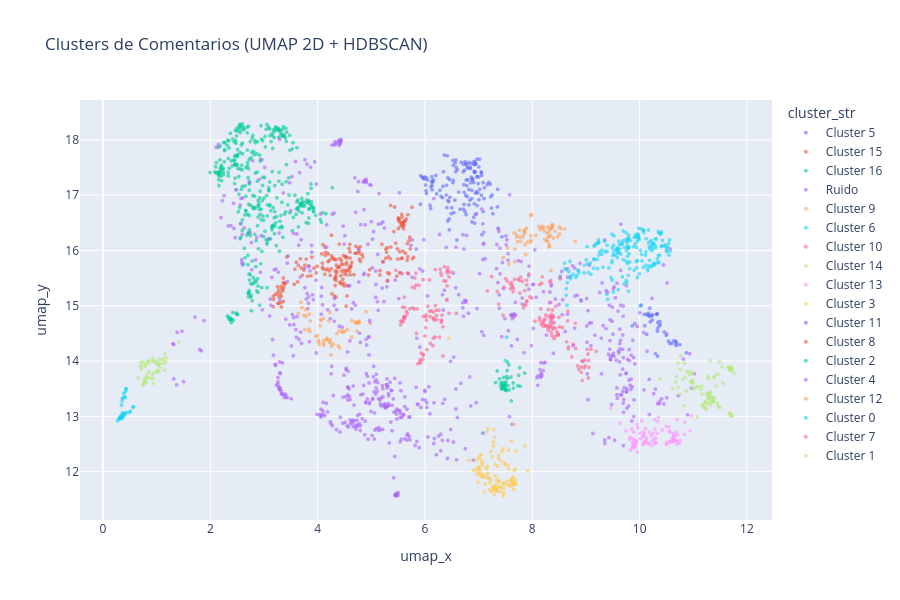

This figure's notebook cell:
### Code cell
df['cluster_str'] = df['cluster'].apply(lambda x: 'Ruido' if x==-1 else f'Cluster {x}')
fig = px.scatter(df, x='umap_x', y='umap_y', color='cluster_str',
    hover_data={'text_clean':True,'sentiment':True,'votes':True,'umap_x':False,'umap_y':False},
    title='Clusters de Comentarios (UMAP 2D + HDBSCAN)', opacity=0.6, width=900, height=600)
fig.update_traces(marker=dict(size=4))
fig.show()

### Figure 1 — Plotly figure (JSON) as saved in the notebook; plotly's stock layout.template omitted (floating-point values rounded to 4 significant figures; data arrays with more than 128 entries replaced by an {"elided": "..."} marker saying what was removed)
{"data": [{"customdata": {"elided": "142x3 mixed values"}, "hovertemplate": "cluster_str=Cluster 5<br>text_clean=%{customdata[0]}<br>sentiment=%{customdata[1]}<br>votes=%{customdata[2]}<extra></extra>", "legendgroup": "Cluster 5", "marker": {"color": "#636efa", "opacity": 0.6, "size": 4, "symbol": "circle"}, "mode": "markers", "name": "Cluster 5", "showlegend": true, "type": "scattergl", "x": {"elided": "142 float values"}, "xaxis": "x", "y": {"elided": "142 float values"}, "yaxis": "y"}, {"customdata": {"elided": "133x3 mixed values"}, "hovertemplate": "cluster_str=Cluster 15<br>text_clean=%{customdata[0]}<br>sentiment=%{customdata[1]}<br>votes=%{customdata[2]}<extra></extra>", "legendgroup": "Cluster 15", "marker": {"color": "#EF553B", "opacity": 0.6, "size": 4, "symbol": "circle"}, "mode": "markers", "name": "Cluster 15", "showlegend": true, "type": "scattergl", "x": {"elided": "133 float values"}, "xaxis": "x", "y": {"elided": "133 float values"}, "yaxis": "y"}, {"customdata": {"elided": "358x3 mixed values"}, "hovertemplate": "cluster_str=Cluster 16<br>text_clean=%{customdata[0]}<br>sentiment=%{customdata[1]}<br>votes=%{customdata[2]}<extra></extra>", "legendgroup": "Cluster 16", "marker": {"color": "#00cc96", "opacity": 0.6, "size": 4, "symbol": "circle"}, "mode": "markers", "name": "Cluster 16", "showlegend": true, "type": "scattergl", "x": {"elided": "358 float values"}, "xaxis": "x", "y": {"elided": "358 float values"}, "yaxis": "y"}, {"customdata": {"elided": "498x3 mixed values"}, "hovertemplate": "cluster_str=Ruido<br>text_clean=%{customdata[0]}<br>sentiment=%{customdata[1]}<br>votes=%{customdata[2]}<extra></extra>", "legendgroup": "Ruido", "marker": {"color": "#ab63fa", "opacity": 0.6, "size": 4, "symbol": "circle"}, "mode": "markers", "name": "Ruido", "showlegend": true, "type": "scattergl", "x": {"elided": "498 float values"}, "xaxis": "x", "y": {"elided": "498 float values"}, "yaxis": "y"}, {"customdata": {"elided": "60x3 mixed values"}, "hovertemplate": "cluster_str=Cluster 9<br>text_clean=%{customdata[0]}<br>sentiment=%{customdata[1]}<br>votes=%{customdata[2]}<extra></extra>", "legendgroup": "Cluster 9", "marker": {"color": "#FFA15A", "opacity": 0.6, "size": 4, "symbol": "circle"}, "mode": "markers", "name": "Cluster 9", "showlegend": true, "type": "scattergl", "x": [7.824, 8.22, 7.976, 8.269, 8.423, 7.708, 8.389, 8.366, 7.786, 8.506, 7.76, 7.907, 8.119, 8.332, 8.306, 8.32, 7.874, 8.197, 8.53, 8.284, 7.967, 8.349, 8.172, 8.305, 7.847, 7.973, 7.891, 8.346, 8.799, 8.287, 7.978, 8.604, 8.379, 7.773, 8.203, 8.346, 8.144, 7.846, 7.859, 8.502, 7.676, 8.368, 7.978, 8.311, 7.659, 7.707, 7.562, 8.065, 7.54, 7.675, 7.457, 8.229, 7.857, 7.726, 8.367, 8.317, 8.262, 8.292, 7.861, 8.472], "xaxis": "x", "y": [16.24, 16.35, 16.18, 16.32, 16.35, 16.24, 16.22, 16.46, 16.17, 16.3, 16.37, 16.15, 16.44, 16.38, 16.34, 16.07, 15.93, 16.43, 16.39, 16.17, 16.15, 16.41, 16.41, 16.07, 16.35, 16.27, 16.4, 16.27, 16.17, 16.42, 16.63, 16.39, 16.46, 16.24, 16.41, 15.64, 16.38, 16.29, 16.37, 16.42, 16.02, 16.42, 16.65, 16.26, 16.32, 16.28, 15.75, 16.27, 16.04, 15.8, 15.87, 16.2, 16.33, 16.16, 16.4, 16.11, 16.18, 16.24, 16.1, 16.25], "yaxis": "y"}, {"customdata": {"elided": "193x3 mixed values"}, "hovertemplate": "cluster_str=Cluster 6<br>text_clean=%{customdata[0]}<br>sentiment=%{customdata[1]}<br>votes=%{customdata[2]}<extra></extra>", "legendgroup": "Cluster 6", "marker": {"color": "#19d3f3", "opacity": 0.6, "size": 4, "symbol": "circle"}, "mode": "markers", "name": "Cluster 6", "showlegend": true, "type": "scattergl", "x": {"elided": "193 float values"}, "xaxis": "x", "y": {"elided": "193 float values"}, "yaxis": "y"}, {"customdata": {"elided": "111x3 mixed values"}, "hovertemplate": "cluster_str=Cluster 10<br>text_clean=%{customdata[0]}<br>sentiment=%{customdata[1]}<br>votes=%{customdata[2]}<extra></extra>", "legendgroup": "Cluster 10", "marker": {"color": "#FF6692", "opacity": 0.6, "size": 4, "symbol": "circle"}, "mode": "markers", "name": "Cluster 10", "showlegend": true, "type": "scattergl", "x": [9.02, 7.472, 9.054, 8.335, 8.764, 8.391, 7.897, 8.434, 8.809, 7.592, 8.64, 8.3, 7.856, 8.349, 8.354, 8.517, 8.912, 8.31, 8.381, 8.405, 8.167, 8.299, 4.977, 8.673, 8.135, 7.934, 7.241, 8.344, 9.038, 8.21, 8.173, 8.658, 8.208, 7.346, 8.369, 8.496, 7.757, 8.924, 7.858, 7.783, 8.459, 7.892, 8.287, 7.625, 8.135, 8.911, 8.241, 8.51, 8.253, 7.533, 8.735, 8.843, 8.2, 7.815, 9.095, 8.984, 7.374, 8.933, 9.042, 7.836, 8.366, 8.333, 8.155, 8.433, 8.979, 8.376, 9.193, 8.663, 7.673, 8.211, 8.48, 8.344, 8.322, 8.261, 8.428, 7.588, 8.05, 7.456, 7.625, 7.617, 8.376, 8.48, 7.988, 9.052, 7.881, 8.354, 7.501, 8.561, 8.184, 8.365, 7.894, 8.346, 7.77, 7.899, 8.966, 8.136, 8.324, 8.385, 8.8, 8.249, 8.392, 7.641, 8.322, 8.404, 7.958, 8.672, 7.648, 7.738, 8.483, 8.866, 7.163], "xaxis": "x", "y": [14.21, 15.33, 13.89, 14.7, 14.3, 14.79, 15.38, 14.6, 14.23, 15.31, 14.35, 14.93, 15.01, 14.75, 14.84, 15.52, 13.89, 14.81, 14.69, 14.69, 14.66, 14.56, 14.69, 14.26, 14.78, 15.57, 15.53, 15.46, 14.13, 14.63, 15.41, 14.73, 14.69, 15.26, 14.8, 14.79, 15.46, 14.0, 15.27, 15.52, 14.53, 15.46, 14.6, 15.37, 15.38, 13.8, 14.76, 14.62, 14.63, 15.45, 14.08, 13.91, 14.7, 15.44, 14.21, 13.91, 15.03, 13.65, 13.69, 14.96, 14.46, 14.8, 14.94, 14.99, 14.02, 14.58, 14.18, 14.9, 15.48, 14.74, 14.49, 15.06, 14.65, 14.64, 14.45, 15.4, 14.72, 14.83, 15.34, 15.42, 14.92, 14.48, 15.14, 14.01, 15.02, 14.51, 15.49, 14.61, 15.52, 14.77, 15.08, 14.63, 15.23, 15.08, 13.88, 14.74, 15.44, 14.82, 14.68, 14.83, 14.6, 15.25, 14.62, 14.41, 15.16, 14.22, 15.32, 15.48, 14.47, 13.85, 15.27], "yaxis": "y"}, {"customdata": {"elided": "94x3 mixed values"}, "hovertemplate": "cluster_str=Cluster 14<br>text_clean=%{customdata[0]}<br>sentiment=%{customdata[1]}<br>votes=%{customdata[2]}<extra></extra>", "legendgroup": "Cluster 14", "marker": {"color": "#B6E880", "opacity": 0.6, "size": 4, "symbol": "circle"}, "mode": "markers", "name": "Cluster 14", "showlegend": true, "type": "scattergl", "x": [10.68, 11.28, 10.37, 11.32, 11.34, 11.32, 11.37, 11.25, 11.36, 10.98, 10.76, 10.84, 11.29, 11.33, 11.32, 10.8, 11.37, 11.16, 11.7, 10.75, 11.27, 10.85, 11.67, 11.16, 11.68, 11.22, 11.28, 10.89, 11.54, 11.07, 11.16, 11.28, 11.68, 11.42, 11.27, 11.69, 10.98, 10.69, 11.3, 11.0, 11.71, 10.61, 11.38, 11.03, 11.68, 11.77, 11.69, 11.4, 11.69, 11.3, 11.49, 11.71, 10.98, 11.3, 11.71, 10.87, 10.93, 11.67, 11.37, 11.32, 11.47, 11.39, 10.76, 11.56, 11.72, 10.99, 10.71, 11.71, 11.22, 11.22, 11.64, 10.99, 10.9, 11.24, 10.83, 11.27, 11.66, 11.19, 11.14, 11.3, 11.38, 11.24, 11.06, 10.72, 11.45, 11.49, 10.97, 11.72, 10.95, 11.19, 11.45, 11.71, 10.97, 11.08], "xaxis": "x", "y": [13.62, 13.36, 13.67, 13.2, 13.26, 13.45, 13.26, 13.23, 13.28, 13.66, 13.85, 13.96, 13.68, 13.32, 13.37, 13.67, 13.33, 13.21, 13.01, 13.4, 13.72, 13.71, 13.85, 13.4, 13.84, 13.26, 13.33, 13.81, 13.9, 12.99, 13.55, 13.4, 13.05, 13.55, 13.33, 13.9, 13.5, 13.72, 13.38, 13.6, 13.89, 13.5, 13.27, 13.5, 13.05, 13.78, 13.03, 13.73, 13.04, 13.42, 13.99, 13.87, 13.61, 13.25, 13.01, 13.46, 13.76, 13.88, 13.34, 14.01, 13.18, 13.31, 14.1, 13.6, 13.01, 13.77, 13.97, 13.02, 13.15, 13.28, 13.89, 13.63, 13.81, 13.13, 13.2, 13.42, 13.88, 13.17, 13.49, 13.34, 13.7, 13.4, 13.53, 13.53, 13.24, 13.16, 13.63, 13.85, 13.62, 13.21, 13.76, 13.83, 13.8, 13.54], "yaxis": "y"}, {"customdata": {"elided": "91x3 mixed values"}, "hovertemplate": "cluster_str=Cluster 13<br>text_clean=%{customdata[0]}<br>sentiment=%{customdata[1]}<br>votes=%{customdata[2]}<extra></extra>", "legendgroup": "Cluster 13", "marker": {"color": "#FF97FF", "opacity": 0.6, "size": 4, "symbol": "circle"}, "mode": "markers", "name": "Cluster 13", "showlegend": true, "type": "scattergl", "x": [10.25, 10.71, 10.34, 10.94, 10.35, 10.84, 10.09, 9.914, 10.63, 10.24, 10.56, 9.897, 9.874, 10.06, 9.956, 10.08, 10.63, 9.854, 10.64, 9.884, 9.912, 10.13, 10.1, 10.51, 10.29, 9.461, 10.56, 9.97, 10.97, 10.07, 10.16, 9.85, 10.68, 9.742, 10.33, 10.1, 10.64, 10.59, 9.908, 9.926, 10.3, 10.49, 9.954, 10.31, 9.934, 10.55, 10.63, 10.12, 10.11, 9.87, 10.28, 10.07, 10.76, 10.12, 9.869, 10.01, 10.28, 10.69, 10.63, 10.73, 10.69, 10.23, 10.7, 9.826, 10.51, 10.18, 10.04, 10.65, 10.07, 9.89, 10.62, 9.822, 10.01, 9.912, 10.28, 10.56, 9.64, 10.17, 10.6, 10.69, 10.5, 10.05, 10.65, 10.84, 10.57, 9.851, 10.22, 10.27, 9.941, 9.809, 10.42], "xaxis": "x", "y": [12.7, 12.67, 12.91, 12.74, 12.98, 12.89, 12.69, 12.49, 12.54, 12.56, 12.54, 12.58, 12.47, 12.49, 12.85, 12.67, 12.64, 12.6, 12.58, 12.53, 12.45, 12.62, 12.51, 12.49, 12.51, 13.15, 12.73, 12.79, 13.01, 12.53, 12.51, 12.41, 12.71, 12.74, 12.69, 12.55, 12.66, 12.56, 12.44, 12.55, 12.61, 12.82, 12.35, 12.52, 12.56, 12.81, 12.6, 12.53, 12.78, 12.53, 12.77, 12.64, 12.57, 12.57, 12.45, 12.59, 12.51, 12.55, 12.69, 12.51, 12.55, 12.47, 12.94, 12.39, 12.53, 12.71, 12.92, 12.65, 12.72, 12.72, 12.54, 12.62, 12.7, 12.49, 12.94, 12.71, 12.88, 12.51, 12.6, 12.5, 12.5, 12.62, 12.58, 12.67, 12.54, 12.77, 12.65, 12.58, 12.52, 12.58, 12.75], "yaxis": "y"}, {"customdata": {"elided": "107x3 mixed values"}, "hovertemplate": "cluster_str=Cluster 3<br>text_clean=%{customdata[0]}<br>sentiment=%{customdata[1]}<br>votes=%{customdata[2]}<extra></extra>", "legendgroup": "Cluster 3", "marker": {"color": "#FECB52", "opacity": 0.6, "size": 4, "symbol": "circle"}, "mode": "markers", "name": "Cluster 3", "showlegend": true, "type": "scattergl", "x": [7.067, 7.468, 7.069, 6.998, 7.057, 7.555, 7.11, 7.226, 7.312, 6.967, 7.537, 7.289, 7.308, 7.415, 7.463, 6.899, 7.646, 7.195, 6.989, 7.121, 7.416, 7.104, 7.278, 7.691, 7.292, 7.335, 7.161, 7.055, 7.239, 7.064, 7.917, 7.389, 7.528, 7.677, 7.556, 7.579, 7.277, 7.353, 7.009, 7.468, 6.987, 7.292, 7.366, 7.206, 7.069, 7.62, 7.026, 7.5, 7.641, 7.047, 7.46, 7.603, 7.014, 7.365, 7.378, 7.619, 7.303, 7.033, 7.013, 7.601, 6.814, 7.3, 7.388, 7.63, 7.612, 7.688, 7.652, 7.609, 7.68, 6.437, 7.005, 7.174, 7.253, 7.352, 6.955, 7.329, 7.476, 7.205, 7.41, 7.299, 7.16, 7.144, 7.684, 7.644, 7.227, 7.332, 7.177, 6.951, 7.664, 7.29, 7.277, 7.647, 7.552, 7.691, 7.151, 7.318, 7.434, 7.454, 7.317, 7.139, 7.257, 7.371, 7.247, 7.323, 7.269, 7.456, 7.859], "xaxis": "x", "y": [11.95, 11.78, 12.12, 11.99, 12.19, 12.39, 11.9, 11.85, 11.7, 11.95, 11.76, 11.68, 11.92, 12.2, 11.7, 12.02, 11.8, 11.67, 11.81, 11.77, 11.72, 11.63, 12.76, 12.37, 11.7, 11.85, 11.89, 11.9, 11.65, 12.15, 12.01, 11.73, 11.83, 12.86, 12.05, 11.74, 11.71, 12.1, 11.94, 11.61, 12.07, 11.74, 12.23, 11.88, 11.93, 11.83, 12.04, 12.13, 11.76, 12.31, 11.79, 11.76, 12.08, 11.64, 11.84, 11.87, 11.69, 11.98, 12.24, 11.83, 12.2, 12.13, 11.82, 11.82, 11.86, 11.84, 11.68, 12.55, 11.77, 14.41, 12.27, 11.97, 12.27, 11.72, 12.2, 11.78, 12.15, 11.8, 11.64, 12.62, 12.1, 11.95, 12.05, 11.9, 12.37, 11.68, 12.78, 12.03, 12.02, 11.59, 12.54, 11.77, 12.11, 11.78, 12.72, 11.66, 12.36, 12.41, 11.7, 12.05, 11.73, 12.29, 11.66, 11.67, 12.46, 11.56, 12.47], "yaxis": "y"}, {"customdata": [["Vishal (Sorry Riley, but his UI/UX is more appealing)", "neutral", 0], ["vishal cuz i like the ui", "positive", 0], ["Vishal for mine - cleaner in the first iteration to the end.", "positive", 0], ["Vishal ..... is so good ui and just small error", "positive", 0], ["Vishal Dubey I loved his UI and functionality", "positive", 0], ["I vote for Vishal, it looks way better even not working completely", "positive", 0], ["I vote for Vishal code as its looks near production ready", "positive", 0], ["I love the vhisals one love it look and feel", "positive", 0], ["For me, Vishal is the winner. They both covered the basics, but I find Vishal’s interface more attractive.", "positive", 0], ["you should've allow Vishal to edit", "positive", 0], ["vishal's ui is much better.", "positive", 0], ["Im not an engineer or developer i cant be vishal but i can be riley and functionality is at its best. Vishal has the knowledge which is important for specific function and reliable grapics. Kudos u both and thanks......", "positive", 0], ["I vote for Vishal because of how unique his prompts are, and looking at the GUI it very friendly and give the phone type vibe 😊", "positive", 0], ["i would say vishal as i want better functionality rather then the ui", "positive", 0], ["vishals i think had the most potential for more use cases eg uni leture recording and in SME", "neutral", 0], ["I like Vishal's especially the UI.", "positive", 0], ["i think its vishal it has a little better animation even style and with good ui ux and easy to understand for those who attend meetings on regular basis and even easy to access and understand options too. so yeah i vote vishal for this", "positive", 0], ["I prefer Vishal version.. But it need some improvement to work perfectly..", "positive", 0], ["I vote for Vishal, I think that his UX is more elegant.", "positive", 0], ["In my view, Vishal has the edge. While both implemented the core functionalities, Vishal’s UI stands out as more appealing.", "neutral", 1], ["Hard agree! They both work, but Vishal's design is just so much cleaner and more intuitive. The better UI makes all the difference.", "positive", 0], ["I vote for vishal, both have good functionalities. but I prefer vishal UX", "positive", 0], ["i vote Vishal wins on this. due to his UI really good look and also functionality..:hand-purple-blue-peace:", "positive", 0], ["i do ui testing in my job so i think i like vishals ui and overall flow a bit more", "positive", 0], ["The challange is fantastic. Whenever i watch sth. like that i fear the future of software engineer. Anyway I vote for Vishal.", "positive", 0], ["Think Vishal because of the UI", "neutral", 0], ["Both are good, but Vishal’s UI is fire, those animations are good", "positive", 0], ["I like Vishal's primary UI and ability to see everything on the home screen.", "positive", 0], ["I would say the one with voice animation belongs to Vishal was better", "positive", 0], ["Vishal’s UI seems more pleasant to me.", "positive", 0], ["Vishal’s ui looks more appealing to me", "neutral", 0], ["A round 2 for re-polishing would be nice since it is so close. Also comparing the cost of which platform can deliver a better and low cost product would be nice.", "positive", 0], ["Both are great for just Vibing. Overall I liked the design of Vishal's.", "positive", 0], ["I'm good with the design by Vishal it just feels good to use", "positive", 0], ["my vote goes to Vishal's because UI feels more polished and really stood", "neutral", 0], ["In my opinion, Vishal came out ahead. While both projects have successfully implemented the basic functionalities and perform their core tasks well, Vishal’s version stands out because of its user interface. It not only looks cleaner and more polished but also feels more intuitive and engaging to use, which makes the overall experience more enjoyable and appealing compared to the other.", "positive", 1], ["Absolutely impressive, both way of proceeding. But my vote is for Vishal because of the better look and feel. I don't care about one or two more prompts and designing \"more native\" under the hood provides a better feeling for deploying it.", "positive", 0], ["I think yours would be better with more color adjustments. Ill go with yours", "neutral", 0], ["well done. I love both just for how they have been built. I'm a visual person. Colors and flashing things as long as they are functional works for me. So Vishal ! Well done RB ... you both cooked!", "positive", 2]], "hovertemplate": "cluster_str=Cluster 11<br>text_clean=%{customdata[0]}<br>sentiment=%{customdata[1]}<br>votes=%{customdata[2]}<extra></extra>", "legendgroup": "Cluster 11", "marker": {"color": "#636efa", "opacity": 0.6, "size": 4, "symbol": "circle"}, "mode": "markers", "name": "Cluster 11", "showlegend": true, "type": "scattergl", "x": [9.86, 10.2, 10.68, 10.03, 9.91, 10.75, 10.54, 10.46, 10.33, 10.13, 10.08, 10.13, 10.34, 10.38, 10.32, 10.19, 10.38, 10.67, 10.87, 10.33, 10.17, 10.68, 10.24, 10.18, 10.64, 10.1, 10.23, 10.19, 10.36, 10.16, 10.24, 10.6, 10.49, 10.68, 10.34, 10.32, 10.56, 10.3, 10.34], "xaxis": "x", "y": [14.64, 14.71, 14.34, 15.01, 14.68, 14.29, 14.36, 14.52, 14.54, 14.48, 14.85, 14.84, 14.59, 14.66, 14.84, 14.81, 14.71, 14.36, 14.15, 14.85, 14.86, 14.31, 14.84, 14.82, 14.37, 14.64, 14.82, 14.96, 14.64, 14.83, 14.74, 14.32, 14.46, 14.28, 14.7, 14.85, 14.32, 14.13, 14.09], "yaxis": "y"}, {"customdata": {"elided": "58x3 mixed values"}, "hovertemplate": "cluster_str=Cluster 8<br>text_clean=%{customdata[0]}<br>sentiment=%{customdata[1]}<br>votes=%{customdata[2]}<extra></extra>", "legendgroup": "Cluster 8", "marker": {"color": "#EF553B", "opacity": 0.6, "size": 4, "symbol": "circle"}, "mode": "markers", "name": "Cluster 8", "showlegend": true, "type": "scattergl", "x": [5.615, 5.758, 5.503, 5.67, 5.486, 5.335, 5.163, 5.518, 5.505, 5.766, 5.419, 5.572, 5.432, 5.284, 5.475, 5.525, 5.531, 5.593, 5.637, 5.267, 5.673, 5.574, 5.717, 5.726, 5.624, 5.269, 5.586, 5.676, 5.651, 5.567, 5.6, 5.357, 5.703, 5.582, 5.305, 5.79, 5.549, 5.567, 5.596, 5.32, 5.161, 5.53, 5.306, 5.511, 5.456, 5.493, 5.599, 5.556, 5.682, 5.217, 5.358, 5.298, 5.571, 5.363, 5.628, 5.505, 5.68, 5.197], "xaxis": "x", "y": [16.45, 16.78, 16.59, 15.82, 16.03, 15.58, 15.64, 16.57, 16.57, 15.85, 16.34, 16.48, 16.79, 15.97, 15.54, 15.6, 15.98, 15.99, 15.95, 15.86, 16.12, 15.86, 16.24, 16.03, 16.52, 16.02, 16.46, 15.59, 16.57, 16.5, 16.52, 15.85, 16.18, 16.44, 15.46, 15.88, 16.44, 16.65, 16.51, 15.89, 15.56, 16.51, 15.6, 16.54, 16.13, 15.84, 16.39, 15.85, 16.65, 15.8, 16.81, 16.05, 16.6, 16.06, 16.54, 16.4, 15.89, 16.11], "yaxis": "y"}, {"customdata": [["riley app was better", "positive", 0], ["Riley App has subtle and fast animations… which are good lest complicated so in my opinion riley won this..", "positive", 0], ["i would say Riley as both apps are cool but weighting their effort N talent Riley hits with 20%effort N 80%creativity which is more productive.", "positive", 0], ["voting for riley, his app looks cooler", "neutral", 0], ["Riley- your app is better, simple and works better", "positive", 0], ["🤯 My vote goes to Riley. His app is working with no code issues.", "negative", 0], ["riley's app is better", "positive", 0], ["I would say both are great in their own way. The 9ne from Riley gets in my opinion the functionality better, while the other one gets the ui better. Bit because the question is, which one is better, i would say the one from Riley. The reason is, that it schould be easier to change the ui afterwords then to change the functionality.", "positive", 0], ["I like Riley's app better because while having all needed features it has a better UI in my opinion.", "positive", 0], ["I wanted to thank you guys as I was using CodeLLM to build a mobile app and it was taking FOREVER. CodeVibe took a fraction of the time. One thing of interest, and I am testing this now, I usually have CodeLLM run a web version of an app and look for and correct errors. It often forces me to click through the app but it auto fixes everything on the fly with no more prompting. In terms of the better app, I liked Riley's better for real life as those animations, while fun at first, would drive me bananas with repeated use.", "positive", 0], ["Riley's app seems to work better tbh", "positive", 0], ["RILEY WIN APP", "positive", 0], ["Riley your app is better because you have next to zero coding experience, just enough to be dangerous.", "negative", 0], ["kinda prefer riley's app", "neutral", 0], ["I prefer riley'app. Nice challenge!", "positive", 0], ["They are both great, and this is an amazing video, thank you. I would have to go with Riley because he needed far fewer technical knowledge and tools (ex: xcode) to get from A to Z.", "positive", 0], ["I will say Riley built the app faster, with great resources, and still delivered high user value, demonstrating speed and accessibility that outpaced the professional", "positive", 2], ["I think Riley app looks amazing with minimal UI/UX desig", "positive", 0], ["I think Riley's app is better. He does win by a whisker, though.", "positive", 0], ["Riley app is better, I value actual working and functionality", "positive", 0], ["Riley’s app looks better for me, the look and feel is just more modern and simple. Amazing video", "positive", 0], ["I’d combine the both of them. Riley functionality with the other apps looks", "neutral", 0], ["Riley's App Is Really Good", "positive", 0], ["I vote for Riley's version of the app. And 24 hours later Genspark builds and launches this for Apple watch/iPhone:", "neutral", 0], ["Riley Brown app is good actually", "positive", 0], ["I vote for Rileys app for overall organzation of the app.", "neutral", 0], ["Riley's app looks better ngl", "positive", 0], ["So where is the app that Riley build? How do you get it to the AppStore?", "neutral", 0], ["Riley's software is better!!", "positive", 0], ["Cool battle. I pick Riley's App.", "negative", 0], ["I think overall simple design always wins so this one has to go to Riley (how much credit cost was both projects?)", "positive", 0], ["I vote Riley! The clean animation wins the day. But amazing technology, really fascinating it works so well.", "positive", 0], ["Team Riley. The app looks great", "positive", 0], ["I VOTE for 'Riley Brown' ✅🏆 ✅ ... I just think its more simple, just feels easier, less distracting, just very basic, want to just press and see what I want, not many features, I just want to record and see AI transcript, simple and not think..... I got a million things in life i'm thinking about, just want simple, thats what Riley app does best....................... They both Very good, I think if you merge little elements from both, it would be the master app", "positive", 1], ["Both of them were nice. When I’m coding I try to add always minimalistic stylish to my apps. All in all Riley’s app for me was more basic and better. Thanks guys for that video, it was so entertaining!", "positive", 1], ["Riley app is simple and good. We shall see. I vote for Riley.", "positive", 0], ["Riley’s app. Simplicity, it just works. Well done", "positive", 0], ["I liked Rileys app. Just feels a bit more intutive & simpler.", "positive", 0], ["Awesome challlenges for both apps! It's pretty close call and depends on the person's taste. I would go with Riley's app because of simplicity.", "positive", 0], ["Prefer Riley's app", "neutral", 0], ["Both app works , but in my opinion Riley app was easier to create for someone that’s doesn’t have any knowledge about code.", "positive", 1], ["The design and layout of Riley's app is something that best fits me and the functionality that I would like to have. My vote is for Riley", "positive", 0]], "hovertemplate": "cluster_str=Cluster 2<br>text_clean=%{customdata[0]}<br>sentiment=%{customdata[1]}<br>votes=%{customdata[2]}<extra></extra>", "legendgroup": "Cluster 2", "marker": {"color": "#00cc96", "opacity": 0.6, "size": 4, "symbol": "circle"}, "mode": "markers", "name": "Cluster 2", "showlegend": true, "type": "scattergl", "x": [7.5, 7.644, 7.858, 7.477, 7.499, 7.345, 7.486, 7.746, 7.602, 7.542, 7.473, 7.459, 7.521, 7.45, 7.407, 7.73, 7.764, 7.497, 7.494, 7.566, 7.547, 7.505, 7.449, 7.529, 7.439, 7.424, 7.517, 7.316, 7.503, 7.423, 7.647, 7.771, 7.447, 7.564, 7.607, 7.457, 7.39, 7.467, 7.538, 7.423, 7.466, 7.464], "xaxis": "x", "y": [13.5, 13.6, 13.78, 13.5, 13.59, 13.82, 13.57, 13.74, 13.71, 13.98, 13.55, 13.56, 13.72, 13.53, 13.55, 13.55, 13.88, 13.47, 13.55, 13.48, 13.55, 13.62, 13.54, 13.83, 13.53, 13.59, 13.47, 13.61, 13.48, 13.6, 13.51, 13.54, 13.5, 13.93, 13.28, 13.55, 13.68, 13.55, 13.68, 13.49, 13.71, 13.61], "yaxis": "y"}, {"customdata": {"elided": "186x3 mixed values"}, "hovertemplate": "cluster_str=Cluster 4<br>text_clean=%{customdata[0]}<br>sentiment=%{customdata[1]}<br>votes=%{customdata[2]}<extra></extra>", "legendgroup": "Cluster 4", "marker": {"color": "#ab63fa", "opacity": 0.6, "size": 4, "symbol": "circle"}, "mode": "markers", "name": "Cluster 4", "showlegend": true, "type": "scattergl", "x": {"elided": "186 float values"}, "xaxis": "x", "y": {"elided": "186 float values"}, "yaxis": "y"}, {"customdata": {"elided": "53x3 mixed values"}, "hovertemplate": "cluster_str=Cluster 12<br>text_clean=%{customdata[0]}<br>sentiment=%{customdata[1]}<br>votes=%{customdata[2]}<extra></extra>", "legendgroup": "Cluster 12", "marker": {"color": "#FFA15A", "opacity": 0.6, "size": 4, "symbol": "circle"}, "mode": "markers", "name": "Cluster 12", "showlegend": true, "type": "scattergl", "x": [4.177, 3.642, 4.067, 4.293, 3.691, 4.254, 4.166, 4.639, 3.746, 4.451, 3.783, 4.41, 4.226, 4.172, 4.384, 4.737, 3.992, 3.863, 4.713, 4.118, 4.764, 4.634, 4.734, 3.709, 4.017, 4.502, 4.207, 4.473, 4.239, 4.902, 4.554, 4.764, 3.837, 4.401, 3.842, 4.054, 4.107, 4.011, 4.046, 4.694, 4.357, 3.852, 4.218, 3.759, 4.032, 3.777, 3.962, 4.111, 4.774, 4.239, 4.749, 4.111, 4.248], "xaxis": "x", "y": [14.4, 14.86, 14.73, 14.3, 15.06, 14.27, 14.39, 14.73, 14.82, 14.53, 14.81, 14.24, 14.88, 14.41, 14.28, 14.7, 14.46, 14.73, 14.68, 14.29, 14.71, 14.43, 14.54, 14.97, 14.37, 14.54, 14.72, 14.52, 14.33, 14.89, 14.57, 14.72, 14.57, 14.55, 14.85, 14.75, 14.77, 14.35, 14.64, 14.71, 14.5, 14.54, 14.35, 14.57, 14.3, 14.93, 14.45, 14.37, 14.69, 14.38, 14.69, 14.32, 14.11], "yaxis": "y"}, {"customdata": {"elided": "44x3 mixed values"}, "hovertemplate": "cluster_str=Cluster 0<br>text_clean=%{customdata[0]}<br>sentiment=%{customdata[1]}<br>votes=%{customdata[2]}<extra></extra>", "legendgroup": "Cluster 0", "marker": {"color": "#19d3f3", "opacity": 0.6, "size": 4, "symbol": "circle"}, "mode": "markers", "name": "Cluster 0", "showlegend": true, "type": "scattergl", "x": [0.3861, 0.3656, 0.333, 0.3249, 0.4202, 0.344, 0.3253, 0.364, 0.3607, 0.3275, 0.3227, 0.3569, 0.3571, 0.4288, 0.5551, 0.4028, 0.3425, 0.399, 0.3055, 0.3463, 0.3532, 0.3045, 0.4436, 0.4169, 0.363, 0.3329, 0.3774, 0.4299, 0.5107, 0.3404, 0.322, 0.3603, 0.4944, 0.3639, 0.574, 0.2724, 0.3905, 0.3767, 0.3233, 0.417, 0.3296, 0.3812, 0.3777, 0.3006], "xaxis": "x", "y": [13.04, 13.33, 12.98, 12.98, 13.45, 13.21, 13.0, 13.33, 13.06, 12.99, 12.98, 13.02, 13.28, 13.5, 13.17, 13.03, 12.98, 13.36, 12.97, 13.0, 13.01, 12.96, 13.06, 13.06, 12.98, 12.99, 13.01, 13.5, 13.09, 12.98, 12.96, 13.01, 13.08, 12.97, 13.17, 12.92, 13.41, 13.04, 12.97, 13.34, 12.96, 13.03, 13.05, 12.95], "yaxis": "y"}, {"customdata": {"elided": "87x3 mixed values"}, "hovertemplate": "cluster_str=Cluster 7<br>text_clean=%{customdata[0]}<br>sentiment=%{customdata[1]}<br>votes=%{customdata[2]}<extra></extra>", "legendgroup": "Cluster 7", "marker": {"color": "#FF6692", "opacity": 0.6, "size": 4, "symbol": "circle"}, "mode": "markers", "name": "Cluster 7", "showlegend": true, "type": "scattergl", "x": [6.159, 6.054, 5.572, 5.96, 5.888, 6.354, 6.301, 6.094, 5.768, 6.318, 5.454, 5.622, 6.417, 5.91, 5.545, 5.61, 5.617, 5.8, 6.408, 6.448, 6.411, 6.213, 5.972, 5.934, 5.582, 5.613, 5.606, 5.635, 5.567, 5.592, 5.55, 6.036, 6.087, 6.086, 6.309, 5.965, 6.295, 6.148, 6.015, 6.015, 6.028, 6.158, 6.191, 6.191, 6.211, 6.476, 5.904, 5.811, 5.997, 6.156, 6.19, 5.832, 6.1, 5.961, 5.764, 6.156, 5.61, 5.654, 6.448, 6.221, 6.179, 5.718, 5.971, 6.333, 6.587, 5.616, 6.308, 6.424, 6.258, 5.841, 6.12, 5.854, 6.409, 5.862, 5.668, 5.81, 6.283, 6.423, 6.389, 6.363, 5.83, 6.27, 6.335, 6.413, 6.303, 5.917, 6.022], "xaxis": "x", "y": [14.88, 14.99, 15.58, 14.03, 15.37, 15.45, 14.7, 14.81, 14.96, 14.83, 15.64, 14.97, 15.59, 14.03, 14.65, 14.8, 14.81, 14.94, 15.11, 15.52, 15.36, 14.92, 14.11, 14.14, 14.97, 14.79, 14.79, 14.8, 14.72, 14.71, 14.72, 14.21, 15.47, 14.9, 14.73, 15.47, 15.6, 14.28, 14.6, 14.81, 14.74, 14.76, 15.66, 15.0, 14.82, 15.61, 13.99, 15.5, 14.45, 14.41, 14.43, 15.37, 14.32, 14.12, 15.34, 14.78, 14.76, 14.89, 14.86, 14.75, 14.74, 14.94, 14.81, 14.62, 14.86, 15.16, 15.55, 15.69, 14.92, 14.5, 14.91, 14.94, 15.1, 13.95, 14.86, 15.32, 15.66, 15.64, 15.45, 15.7, 15.59, 14.43, 14.09, 15.63, 14.73, 13.96, 14.83], "yaxis": "y"}, {"customdata": {"elided": "50x3 mixed values"}, "hovertemplate": "cluster_str=Cluster 1<br>text_clean=%{customdata[0]}<br>sentiment=%{customdata[1]}<br>votes=%{customdata[2]}<extra></extra>", "legendgroup": "Cluster 1", "marker": {"color": "#B6E880", "opacity": 0.6, "size": 4, "symbol": "circle"}, "mode": "markers", "name": "Cluster 1", "showlegend": true, "type": "scattergl", "x": [1.071, 0.8213, 0.8705, 0.9242, 0.7922, 0.765, 0.7023, 0.8042, 0.9183, 0.8378, 0.9409, 1.098, 0.7944, 1.181, 1.169, 0.7763, 1.042, 0.7211, 0.8572, 1.151, 0.7908, 0.762, 0.7483, 1.016, 1.004, 1.131, 0.8568, 0.7844, 1.139, 1.146, 1.039, 1.039, 1.409, 0.7432, 0.777, 0.7009, 0.9483, 0.932, 0.7144, 1.001, 0.8448, 1.029, 0.9363, 1.073, 0.8279, 0.9839, 1.019, 0.6602, 0.8095, 0.9223], "xaxis": "x", "y": [13.96, 13.7, 13.69, 13.75, 13.94, 13.64, 13.89, 13.61, 14.05, 13.96, 13.8, 14.03, 13.62, 14.06, 13.98, 13.68, 14.02, 13.85, 14.0, 14.13, 13.68, 13.6, 13.98, 13.81, 13.8, 14.03, 13.81, 13.9, 13.96, 13.84, 13.81, 13.93, 14.34, 13.56, 13.61, 13.93, 14.01, 13.69, 13.98, 13.98, 13.78, 13.92, 13.6, 13.89, 14.0, 13.97, 13.83, 13.69, 13.73, 13.99], "yaxis": "y"}], "layout": {"height": 600, "legend": {"title": {"text": "cluster_str"}, "tracegroupgap": 0}, "title": {"text": "Clusters de Comentarios (UMAP 2D + HDBSCAN)"}, "width": 900, "xaxis": {"anchor": "y", "domain": [0, 1], "title": {"text": "umap_x"}}, "yaxis": {"anchor": "x", "domain": [0, 1], "title": {"text": "umap_y"}}}}
